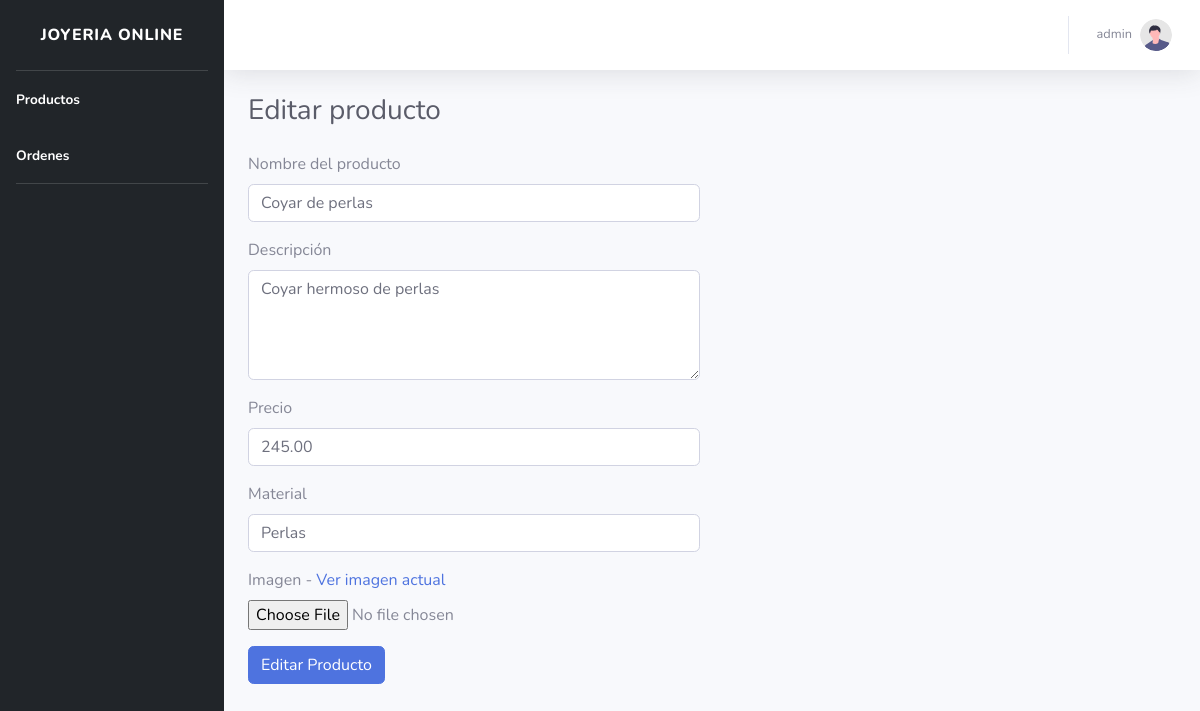
The app's page /pages/admin/editarProductos.php?id=1 (signed in) with its own data.
### tables this page shows
CREATE TABLE `productos` (
  `id` int NOT NULL AUTO_INCREMENT,
  `nombre` varchar(100) NOT NULL,
  `descripcion` text NOT NULL,
  `precio` decimal(10,2) NOT NULL,
  `material` varchar(50) NOT NULL,
  `imagen` varchar(255) NOT NULL,
  PRIMARY KEY (`id`)
);

### controllers/config/conexion.php (called while the page is built, shortened)
<?php
class conection
{
    private $server = "localhost";
    private $user = "root";
    private $password = "root";
    private $db_name = "joyeria";
    public $conection;
    public function __construct()
    {
        try {
            $this->conection = new PDO("mysql:host=$this->server; dbname=$this->db_name; charset=utf8mb4", $this->user, $this->password);
            $this->conection->setAttribute(PDO::ATTR_ERRMODE, PDO::ERRMODE_EXCEPTION);
        } catch (PDOException $e) {
            throw $e;
        }
    }
    public function consultar($sql)
    {
        $sentencia = $this->conection->prepare($sql);
        $sentencia->execute();
        return $sentencia->fetchAll();
    }
}
$conn = new conection();

### pages/admin/editarProductos.php (the view, shortened to what this page needs)
<?php
include_once('../../controllers/config/conexion.php');
if (isset($_GET['id']) && is_numeric($_GET['id'])) {
    $id_producto = $_GET['id'];
    $sql = "SELECT * FROM productos WHERE id = $id_producto";
    $producto = $conn->consultar($sql)[0];
} else {
    header("Location: ./index.php");
    exit();
}
 ?>
<!DOCTYPE html>
<html lang="en">
<head>
    <link href="vendor/fontawesome-free/css/all.min.css" rel="stylesheet" type="text/css" />
    <link href="css/sb-admin-2.min.css" rel="stylesheet" />
</head>
<body id="page-top">
    <div id="wrapper">
        <ul style="background-color: #212529" class="navbar-nav sidebar sidebar-dark accordion" id="accordionSidebar">
            <a class="sidebar-brand d-flex align-items-center justify-content-center" href="#">
                <div class="sidebar-brand-text mx-3">Joyeria Online</div>
            </a>
            <hr class="sidebar-divider my-0" />
            <li class="nav-item active">
                <a class="nav-link" href="index.php">
                    <span>Productos</span></a>
            </li>
            <li class="nav-item active">
                <a class="nav-link" href="ordenes.php">
                    <span>Ordenes</span></a>
            </li>
            <hr class="sidebar-divider my-0" />
        </ul>
        <div id="content-wrapper" class="d-flex flex-column">
            <div id="content">
                <nav class="navbar navbar-expand navbar-light bg-white topbar mb-4 static-top shadow">
                    <ul class="navbar-nav ml-auto">
                        <li class="nav-item dropdown no-arrow">
                            <a class="nav-link dropdown-toggle" href="#" id="userDropdown" role="button"
                                data-toggle="dropdown" aria-haspopup="true" aria-expanded="false">
                                <span class="mr-2 d-none d-lg-inline text-gray-600 small">
                                    <?php echo $_SESSION['name'] ?>
                                </span>
                                <img class="img-profile rounded-circle" src="img/undraw_profile.svg" />
                            </a>
                        </li>
                    </ul>
                </nav>
                <div class="container-fluid">
                    <div class="d-flex flex-column justify-content-center">
                        <h1 class="h3 mb-4 text-gray-800">Editar producto</h1>
                        <form style="width:100%"
                            action="../../controllers/editarProducto.php?id=<?php echo $id_producto ?>" method="post"
                            enctype="multipart/form-data">
                            <div class="row">
                                <div class="col-md-6">
                                    <div class="form-group">
                                        <label for="nombre">Nombre del producto</label>
                                        <input type="text" class="form-control" id="nombre" name="nombre"
                                            value="<?php echo $producto['nombre']; ?>" required>
                                    </div>
                                    <div class="form-group">
                                        <label for="descripcion">Descripción</label>
                                        <textarea class="form-control" id="descripcion" name="descripcion" rows="4"
                                            required><?php echo $producto['descripcion']; ?></textarea>
                                    </div>
                                    <div class="form-group">
                                        <label for="precio">Precio</label>
                                        <input max="99999999.99" type="number" class="form-control" id="precio"
                                            name="precio" step="0.01" value="<?php echo $producto['precio']; ?>"
                                            required>
                                    </div>
                                    <div class="form-group">
                                        <label for="nombre">Material</label>
                                        <input type="text" class="form-control" id="material" name="material"
                                            value="<?php echo $producto['material']; ?>" required>
                                    </div>
                                    <div class="form-group">
                                        <label for="imagen">Imagen - <a href="#" class="view-image-btn"
                                                data-image="../../uploads/<?php echo $producto['imagen'] ?>">Ver imagen
                                                actual</a></label>
                                        <input type="file" class="form-control-file" id="imagen" name="imagen"
                                            accept="image/*">
                                    </div>
                                    <button type="submit" class="btn btn-primary">Editar Producto</button>
                                </div>
                            </div>
                        </form>
                    </div>
                </div>
            </div>
        </div>
    </div>
</body>
</html>

### records on screen
productos: nombre "Coyar de perlas", descripcion "Coyar hermoso de perlas", precio "245.00", material "Perlas"

### other values on screen
$_SESSION['name'] "admin"
